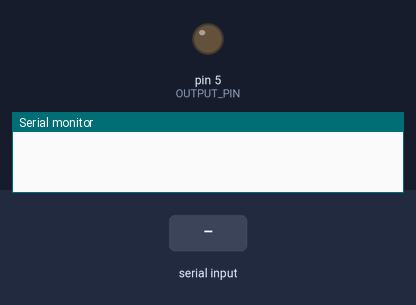
A sketch run on a simulated Arduino Uno, built with avr-gcc and run on an emulated ATmega328P. On the bench: output pins drawn as LEDs (lit = HIGH), the last lines printed to the serial monitor. The inputs (shaded band) are chosen by the test bench.

Above: at 1.2 s.
1.3 s: "90,45\n" received over Serial
At 2.6 s:
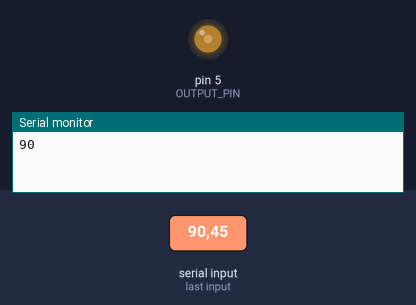
3.0 s: "30,150\n" received over Serial
At 4.1 s:
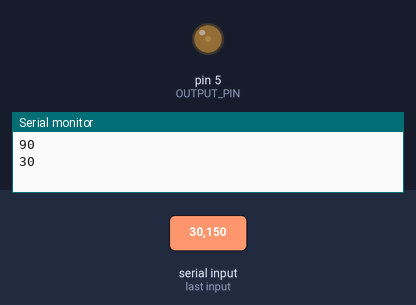
5.0 s: "200\n" received over Serial
At 5.4 s:
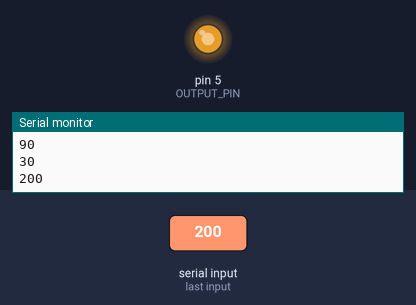
6.5 s: "90\n" received over Serial
At 7.7 s:
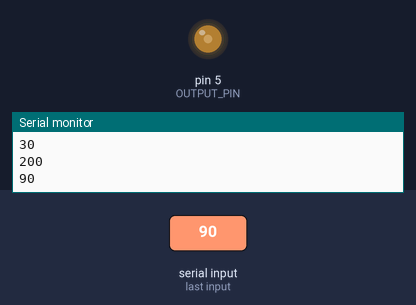
Timing chart, 0 to 9.0 s (numbered marks = the images above; inputs shaded):
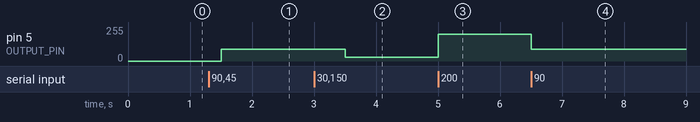

Measured:
- after the input at 1.3 s, pin 5 (OUTPUT_PIN): 0/255 → 90/255 after 0.20 s
- after the input at 3.0 s, pin 5 (OUTPUT_PIN): 90/255 → 30/255 after 0.50 s
- after the input at 5.0 s, pin 5 (OUTPUT_PIN): 30/255 → 200/255 at once
- after the input at 6.5 s, pin 5 (OUTPUT_PIN): 200/255 → 90/255 at once

The sketch:

arduino_Exercise1.ino
```cpp
#define NUM_VALUES 1
#define OUTPUT_PIN 5

int incomingValues[NUM_VALUES];
const int DELAY_MS = 500;

void setup() {
  Serial.begin(9600);
  pinMode(OUTPUT_PIN, OUTPUT);
}

void loop() {
  // Check to see if there is any incoming serial data
  if (Serial.available() > 0) {
    // read string until the end of the line
    String rcvdSerialData = Serial.readStringUntil('\n');
    // set the output value of PWM pin
    int ouputValue = rcvdSerialData.toInt();
    analogWrite(OUTPUT_PIN, ouputValue);
    Serial.println(ouputValue);
  }

  delay(DELAY_MS);
}
```
